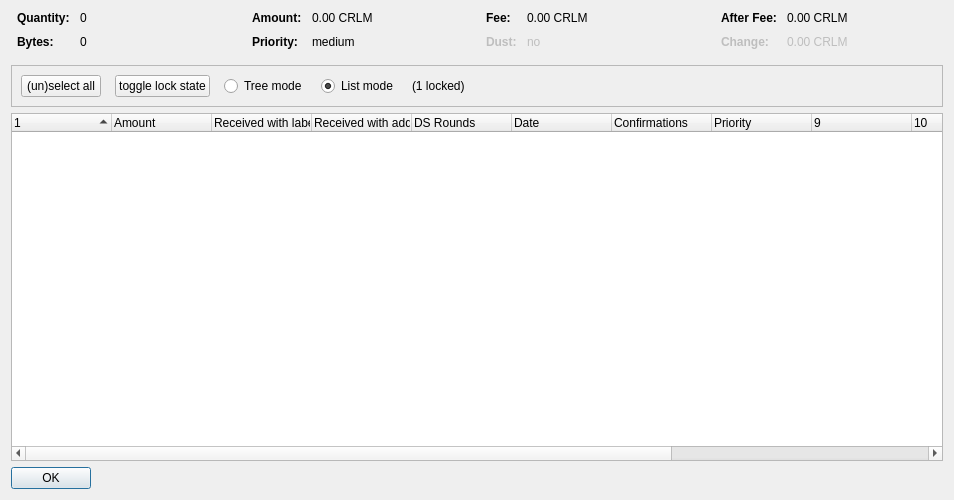
<?xml version="1.0" encoding="UTF-8"?>
<ui version="4.0">
 <class>CoinControlDialog</class>
 <widget class="QDialog" name="CoinControlDialog">
  <property name="geometry">
   <rect>
    <x>0</x>
    <y>0</y>
    <width>954</width>
    <height>500</height>
   </rect>
  </property>
  <property name="windowTitle">
   <string>Coin Selection</string>
  </property>
  <layout class="QVBoxLayout" name="verticalLayout">
   <item>
    <layout class="QHBoxLayout" name="horizontalLayoutTop" stretch="0,0,0,0">
     <property name="topMargin">
      <number>0</number>
     </property>
     <property name="bottomMargin">
      <number>10</number>
     </property>
     <item>
      <layout class="QFormLayout" name="formLayoutCoinControl1">
       <property name="horizontalSpacing">
        <number>10</number>
       </property>
       <property name="verticalSpacing">
        <number>10</number>
       </property>
       <property name="leftMargin">
        <number>6</number>
       </property>
       <property name="rightMargin">
        <number>6</number>
       </property>
       <item row="0" column="0">
        <widget class="QLabel" name="labelCoinControlQuantityText">
         <property name="font">
          <font>
           <weight>75</weight>
           <bold>true</bold>
          </font>
         </property>
         <property name="text">
          <string>Quantity:</string>
         </property>
        </widget>
       </item>
       <item row="0" column="1">
        <widget class="QLabel" name="labelCoinControlQuantity">
         <property name="cursor">
          <cursorShape>IBeamCursor</cursorShape>
         </property>
         <property name="contextMenuPolicy">
          <enum>Qt::ActionsContextMenu</enum>
         </property>
         <property name="text">
          <string notr="true">0</string>
         </property>
         <property name="textInteractionFlags">
          <set>Qt::LinksAccessibleByMouse|Qt::TextSelectableByKeyboard|Qt::TextSelectableByMouse</set>
         </property>
        </widget>
       </item>
       <item row="1" column="0">
        <widget class="QLabel" name="labelCoinControlBytesText">
         <property name="font">
          <font>
           <weight>75</weight>
           <bold>true</bold>
          </font>
         </property>
         <property name="text">
          <string>Bytes:</string>
         </property>
        </widget>
       </item>
       <item row="1" column="1">
        <widget class="QLabel" name="labelCoinControlBytes">
         <property name="cursor">
          <cursorShape>IBeamCursor</cursorShape>
         </property>
         <property name="contextMenuPolicy">
          <enum>Qt::ActionsContextMenu</enum>
         </property>
         <property name="text">
          <string notr="true">0</string>
         </property>
         <property name="textInteractionFlags">
          <set>Qt::LinksAccessibleByMouse|Qt::TextSelectableByKeyboard|Qt::TextSelectableByMouse</set>
         </property>
        </widget>
       </item>
      </layout>
     </item>
     <item>
      <layout class="QFormLayout" name="formLayoutCoinControl2">
       <property name="horizontalSpacing">
        <number>10</number>
       </property>
       <property name="verticalSpacing">
        <number>10</number>
       </property>
       <property name="leftMargin">
        <number>6</number>
       </property>
       <property name="rightMargin">
        <number>6</number>
       </property>
       <item row="0" column="0">
        <widget class="QLabel" name="labelCoinControlAmountText">
         <property name="font">
          <font>
           <weight>75</weight>
           <bold>true</bold>
          </font>
         </property>
         <property name="text">
          <string>Amount:</string>
         </property>
        </widget>
       </item>
       <item row="0" column="1">
        <widget class="QLabel" name="labelCoinControlAmount">
         <property name="cursor">
          <cursorShape>IBeamCursor</cursorShape>
         </property>
         <property name="contextMenuPolicy">
          <enum>Qt::ActionsContextMenu</enum>
         </property>
         <property name="text">
          <string notr="true">0.00 CRLM</string>
         </property>
         <property name="textInteractionFlags">
          <set>Qt::LinksAccessibleByMouse|Qt::TextSelectableByKeyboard|Qt::TextSelectableByMouse</set>
         </property>
        </widget>
       </item>
       <item row="1" column="0">
        <widget class="QLabel" name="labelCoinControlPriorityText">
         <property name="font">
          <font>
           <weight>75</weight>
           <bold>true</bold>
          </font>
         </property>
         <property name="text">
          <string>Priority:</string>
         </property>
        </widget>
       </item>
       <item row="1" column="1">
        <widget class="QLabel" name="labelCoinControlPriority">
         <property name="cursor">
          <cursorShape>IBeamCursor</cursorShape>
         </property>
         <property name="contextMenuPolicy">
          <enum>Qt::ActionsContextMenu</enum>
         </property>
         <property name="text">
          <string>medium</string>
         </property>
         <property name="textInteractionFlags">
          <set>Qt::LinksAccessibleByMouse|Qt::TextSelectableByKeyboard|Qt::TextSelectableByMouse</set>
         </property>
        </widget>
       </item>
      </layout>
     </item>
     <item>
      <layout class="QFormLayout" name="formLayoutCoinControl3">
       <property name="horizontalSpacing">
        <number>10</number>
       </property>
       <property name="verticalSpacing">
        <number>10</number>
       </property>
       <property name="leftMargin">
        <number>6</number>
       </property>
       <property name="rightMargin">
        <number>6</number>
       </property>
       <item row="0" column="0">
        <widget class="QLabel" name="labelCoinControlFeeText">
         <property name="font">
          <font>
           <weight>75</weight>
           <bold>true</bold>
          </font>
         </property>
         <property name="text">
          <string>Fee:</string>
         </property>
        </widget>
       </item>
       <item row="0" column="1">
        <widget class="QLabel" name="labelCoinControlFee">
         <property name="cursor">
          <cursorShape>IBeamCursor</cursorShape>
         </property>
         <property name="contextMenuPolicy">
          <enum>Qt::ActionsContextMenu</enum>
         </property>
         <property name="text">
          <string notr="true">0.00 CRLM</string>
         </property>
         <property name="textInteractionFlags">
          <set>Qt::LinksAccessibleByMouse|Qt::TextSelectableByKeyboard|Qt::TextSelectableByMouse</set>
         </property>
        </widget>
       </item>
       <item row="1" column="0">
        <widget class="QLabel" name="labelCoinControlLowOutputText">
         <property name="enabled">
          <bool>false</bool>
         </property>
         <property name="font">
          <font>
           <weight>75</weight>
           <bold>true</bold>
          </font>
         </property>
         <property name="text">
          <string>Dust:</string>
         </property>
        </widget>
       </item>
       <item row="1" column="1">
        <widget class="QLabel" name="labelCoinControlLowOutput">
         <property name="enabled">
          <bool>false</bool>
         </property>
         <property name="cursor">
          <cursorShape>IBeamCursor</cursorShape>
         </property>
         <property name="contextMenuPolicy">
          <enum>Qt::ActionsContextMenu</enum>
         </property>
         <property name="text">
          <string>no</string>
         </property>
         <property name="textInteractionFlags">
          <set>Qt::LinksAccessibleByMouse|Qt::TextSelectableByKeyboard|Qt::TextSelectableByMouse</set>
         </property>
        </widget>
       </item>
      </layout>
     </item>
     <item>
      <layout class="QFormLayout" name="formLayoutCoinControl4">
       <property name="horizontalSpacing">
        <number>10</number>
       </property>
       <property name="verticalSpacing">
        <number>10</number>
       </property>
       <property name="leftMargin">
        <number>6</number>
       </property>
       <property name="rightMargin">
        <number>6</number>
       </property>
       <item row="0" column="0">
        <widget class="QLabel" name="labelCoinControlAfterFeeText">
         <property name="font">
          <font>
           <weight>75</weight>
           <bold>true</bold>
          </font>
         </property>
         <property name="text">
          <string>After Fee:</string>
         </property>
        </widget>
       </item>
       <item row="0" column="1">
        <widget class="QLabel" name="labelCoinControlAfterFee">
         <property name="cursor">
          <cursorShape>IBeamCursor</cursorShape>
         </property>
         <property name="contextMenuPolicy">
          <enum>Qt::ActionsContextMenu</enum>
         </property>
         <property name="text">
          <string notr="true">0.00 CRLM</string>
         </property>
         <property name="textInteractionFlags">
          <set>Qt::LinksAccessibleByMouse|Qt::TextSelectableByKeyboard|Qt::TextSelectableByMouse</set>
         </property>
        </widget>
       </item>
       <item row="1" column="0">
        <widget class="QLabel" name="labelCoinControlChangeText">
         <property name="enabled">
          <bool>false</bool>
         </property>
         <property name="font">
          <font>
           <weight>75</weight>
           <bold>true</bold>
          </font>
         </property>
         <property name="text">
          <string>Change:</string>
         </property>
        </widget>
       </item>
       <item row="1" column="1">
        <widget class="QLabel" name="labelCoinControlChange">
         <property name="enabled">
          <bool>false</bool>
         </property>
         <property name="cursor">
          <cursorShape>IBeamCursor</cursorShape>
         </property>
         <property name="contextMenuPolicy">
          <enum>Qt::ActionsContextMenu</enum>
         </property>
         <property name="text">
          <string notr="true">0.00 CRLM</string>
         </property>
         <property name="textInteractionFlags">
          <set>Qt::LinksAccessibleByMouse|Qt::TextSelectableByKeyboard|Qt::TextSelectableByMouse</set>
         </property>
        </widget>
       </item>
      </layout>
     </item>
    </layout>
   </item>
   <item>
    <widget class="QFrame" name="frame">
     <property name="minimumSize">
      <size>
       <width>0</width>
       <height>40</height>
      </size>
     </property>
     <property name="frameShape">
      <enum>QFrame::StyledPanel</enum>
     </property>
     <property name="frameShadow">
      <enum>QFrame::Sunken</enum>
     </property>
     <layout class="QHBoxLayout" name="horizontalLayout">
      <item>
       <layout class="QHBoxLayout" name="horizontalLayoutPanel" stretch="0,0,0,0,0,0">
        <property name="spacing">
         <number>14</number>
        </property>
        <item>
         <widget class="QPushButton" name="pushButtonSelectAll">
          <property name="sizePolicy">
           <sizepolicy hsizetype="Maximum" vsizetype="Fixed">
            <horstretch>0</horstretch>
            <verstretch>0</verstretch>
           </sizepolicy>
          </property>
          <property name="text">
           <string>(un)select all</string>
          </property>
          <property name="autoDefault">
           <bool>false</bool>
          </property>
         </widget>
        </item>
        <item>
         <widget class="QPushButton" name="pushButtonToggleLock">
          <property name="sizePolicy">
           <sizepolicy hsizetype="Maximum" vsizetype="Fixed">
            <horstretch>0</horstretch>
            <verstretch>0</verstretch>
           </sizepolicy>
          </property>
          <property name="text">
           <string>toggle lock state</string>
          </property>
          <property name="autoDefault">
           <bool>false</bool>
          </property>
         </widget>
        </item>
        <item>
         <widget class="QRadioButton" name="radioTreeMode">
          <property name="sizePolicy">
           <sizepolicy hsizetype="Maximum" vsizetype="Fixed">
            <horstretch>0</horstretch>
            <verstretch>0</verstretch>
           </sizepolicy>
          </property>
          <property name="text">
           <string>Tree mode</string>
          </property>
         </widget>
        </item>
        <item>
         <widget class="QRadioButton" name="radioListMode">
          <property name="sizePolicy">
           <sizepolicy hsizetype="Maximum" vsizetype="Fixed">
            <horstretch>0</horstretch>
            <verstretch>0</verstretch>
           </sizepolicy>
          </property>
          <property name="text">
           <string>List mode</string>
          </property>
          <property name="checked">
           <bool>true</bool>
          </property>
         </widget>
        </item>
        <item>
         <widget class="QLabel" name="labelLocked">
          <property name="text">
           <string>(1 locked)</string>
          </property>
         </widget>
        </item>
        <item>
         <spacer name="horizontalSpacer">
          <property name="orientation">
           <enum>Qt::Horizontal</enum>
          </property>
          <property name="sizeHint" stdset="0">
           <size>
            <width>40</width>
            <height>20</height>
           </size>
          </property>
         </spacer>
        </item>
       </layout>
      </item>
     </layout>
    </widget>
   </item>
   <item>
    <widget class="CoinControlTreeWidget" name="treeWidget">
     <property name="contextMenuPolicy">
      <enum>Qt::CustomContextMenu</enum>
     </property>
     <property name="sortingEnabled">
      <bool>false</bool>
     </property>
     <property name="columnCount">
      <number>13</number>
     </property>
     <attribute name="headerShowSortIndicator" stdset="0">
      <bool>true</bool>
     </attribute>
     <attribute name="headerStretchLastSection">
      <bool>false</bool>
     </attribute>
     <column>
      <property name="text">
       <string/>
      </property>
     </column>
     <column>
      <property name="text">
       <string>Amount</string>
      </property>
     </column>
     <column>
      <property name="text">
       <string>Received with label</string>
      </property>
     </column>
     <column>
      <property name="text">
       <string>Received with address</string>
      </property>
     </column>
     <column>
      <property name="text">
       <string>DS Rounds</string>
      </property>
     </column>
     <column>
      <property name="text">
       <string>Date</string>
      </property>
     </column>
     <column>
      <property name="text">
       <string>Confirmations</string>
      </property>
      <property name="toolTip">
       <string>Confirmed</string>
      </property>
     </column>
     <column>
      <property name="text">
       <string>Priority</string>
      </property>
     </column>
     <column>
      <property name="text">
       <string/>
      </property>
     </column>
     <column>
      <property name="text">
       <string/>
      </property>
     </column>
     <column>
      <property name="text">
       <string/>
      </property>
     </column>
     <column>
      <property name="text">
       <string/>
      </property>
     </column>
     <column>
      <property name="text">
       <string/>
      </property>
     </column>
    </widget>
   </item>
   <item>
    <widget class="QDialogButtonBox" name="buttonBox">
     <property name="sizePolicy">
      <sizepolicy hsizetype="Maximum" vsizetype="Fixed">
       <horstretch>0</horstretch>
       <verstretch>0</verstretch>
      </sizepolicy>
     </property>
     <property name="orientation">
      <enum>Qt::Horizontal</enum>
     </property>
     <property name="standardButtons">
      <set>QDialogButtonBox::Ok</set>
     </property>
    </widget>
   </item>
  </layout>
 </widget>
 <customwidgets>
  <customwidget>
   <class>CoinControlTreeWidget</class>
   <extends>QTreeWidget</extends>
   <header>coincontroltreewidget.h</header>
  </customwidget>
 </customwidgets>
 <resources/>
 <connections/>
</ui>
